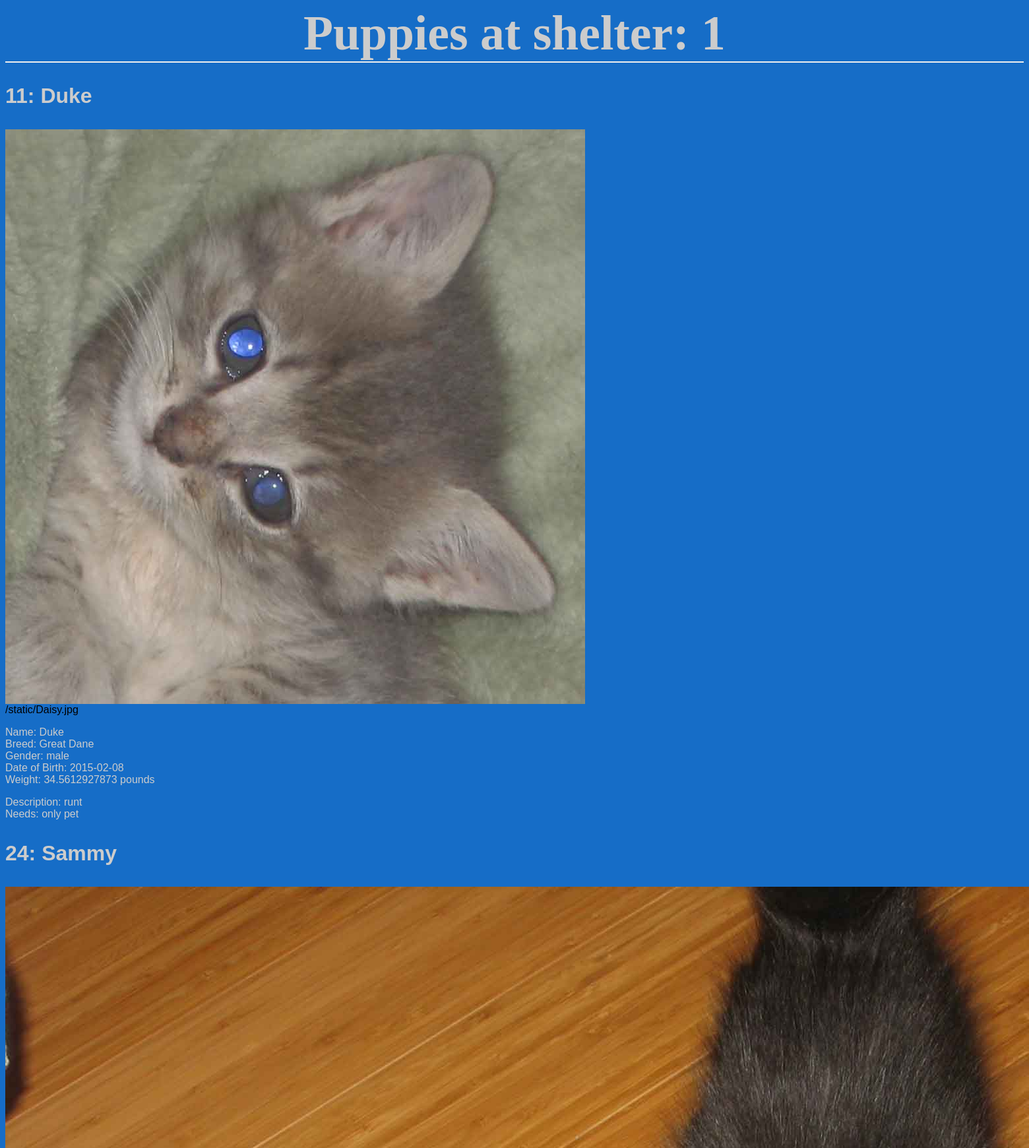
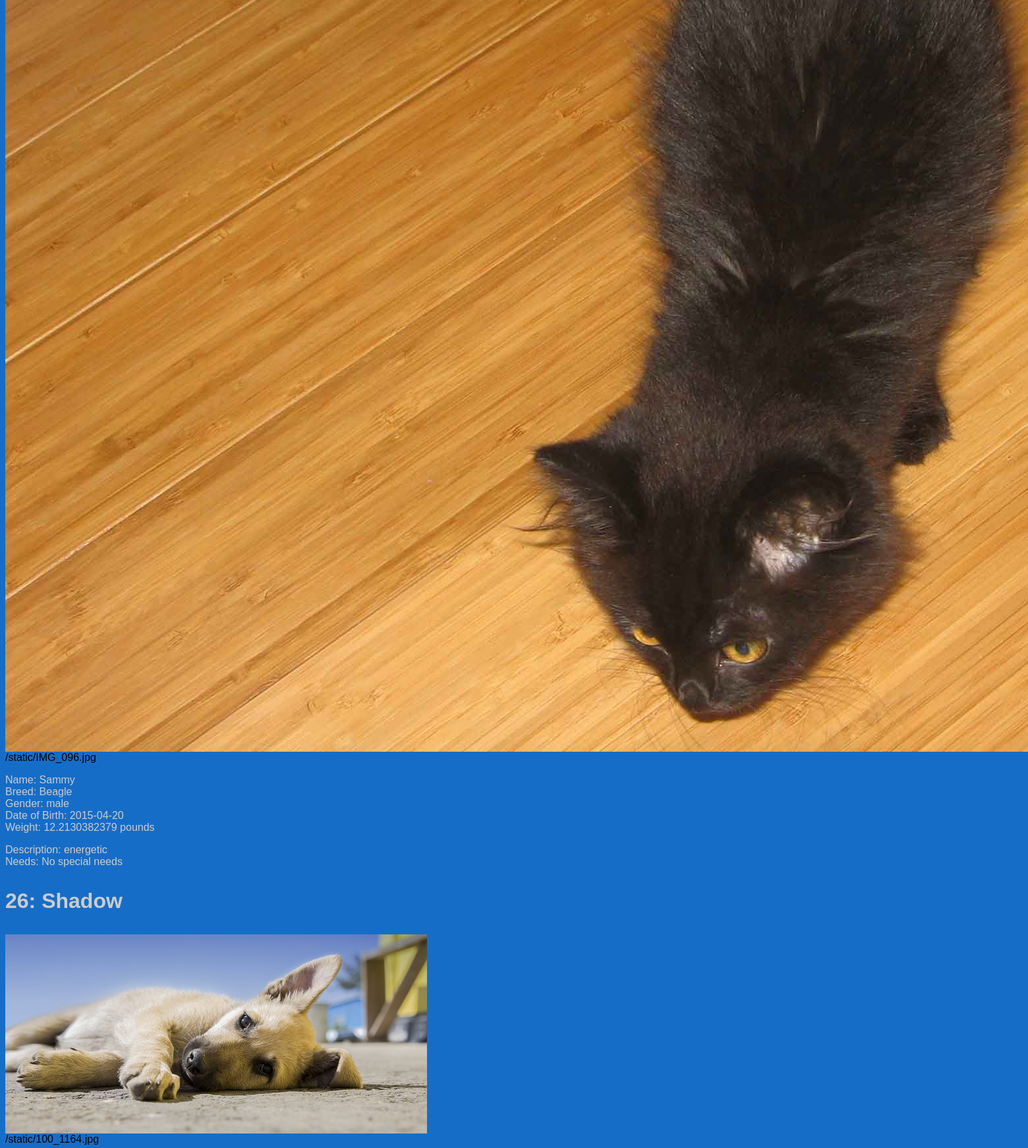
The page /puppyproject/shelters/1/0 (upper part) on the database its author committed (2 pictures, top to bottom).
### dbsetup.py (models this page shows, shortened)
class Puppy(Base):
    __tablename__ = 'puppy'
    id = Column(Integer, primary_key=True)
    name = Column(String(250), nullable=False)
    breed = Column(String(30))
    gender = Column(String(6), nullable = False)
    dateOfBirth = Column(Date)
    shelter_id = Column(Integer, ForeignKey('shelter.id'))
    shelter = relationship(Shelter)
    profile_id = Column(Integer, ForeignKey('profile.id'))
    profile = relationship(Profile, uselist = False)
    weight = Column(Numeric(10))
    adopters = relationship(Adopter, secondary = association_table, backref = "puppies")

class Profile(Base):
    __tablename__ = 'profile'
    id = Column(Integer, primary_key=True)
    picture = Column(String(100))
    description = Column(String(250))
    needs = Column(String(500))

### finalproject.py (the view)
@app.route('/puppyproject/shelters/<int:shelter_id>/puppies')
@app.route('/puppyproject/shelters/<int:shelter_id>/<int:employee>')
def showShelterPuppies(shelter_id,employee=0):
    pups = session.query(Puppy).filter_by(shelter_id=shelter_id).filter(Puppy.adopters == None)
    if pups.first() == None:
        flash("No Puppies Found at shelter ",shelter_id)
        return redirect(url_for('welcome'))
    else:
        pups = pups.all()
        return render_template('shelter.html', puppies = pups, employee = employee )

### templates/shelter.html (shortened to what this page needs)
<html>
<head>
<link rel = “stylesheet” src=”//normalize-css.googlecode.com/svn/trunk/normalize.css>
</head>
<head>
	<link rel=stylesheet type=text/css href="{{ url_for('static', filename='styles.css') }}">
    </head>
<body>
<h1>{{"Puppies at shelter: "}}{{puppies[0].shelter_id}}</h1>
{% for i in puppies %}
<div>
    <h3><p>{{i.id}}{{": "}} {{i.name}}</br></h3>
    {%if i.profile != None%}
    <img src={{i.profile.picture}}></br>
     {{i.profile.picture}}
     {%endif%}
    <p>{{"Name: "}} {{i.name}} </br>{{"Breed: "}} {{i.breed}}</br> {{"Gender: "}}{{ i.gender}}</br>  {{"   Date of Birth: "}} {{ i.dateOfBirth}} </br>
{{"   Weight: "}} {{i.weight}}{{" pounds"}}</p>
    {%if i.profile != None%}
   <p>{{"Description: "}} {{i.profile.description}}</br>
    {{"Needs: "}}{{i.profile.needs}}</p>
    {%endif%}
</div>
{% endfor %}
</body>
</html>

### static/styles.css (style rules this page uses)
body { font-family: sans-serif; background-color: #166DC7; background-image: url("pineapple.png") }
h1, h2, h3, h4 { color: #CCCCCC; }
h1, h2 { font-family: 'Georgia', serif; margin: 0; }
h1 { border-bottom: 2px solid #eee; text-align: center; }
h1 { font-size: 4.6em; }
h3 { font-size: 2.0em; }
p ,dd,dt { color: #CCCCCC; }

### rows shown on the page
Puppy: shelter "1", id "11", value ":", name "Duke", profile.picture (picture), profile.picture "/static/Daisy.jpg", value "Name:", value "Breed:", breed "Great Dane", value "Gender:", gender "male", value "Date of Birth:", dateOfBirth "2015-02-08", value "Weight:", weight "34.5612927873", value "pounds", value "Description:", profile.description "runt", value "Needs:", profile.needs "only pet"
Puppy: id "24", value ":", name "Sammy", profile.picture (picture), profile.picture "/static/IMG_096.jpg", value "Name:", value "Breed:", breed "Beagle", value "Gender:", gender "male", value "Date of Birth:", dateOfBirth "2015-04-20", value "Weight:", weight "12.2130382379", value "pounds", value "Description:", profile.description "energetic", value "Needs:", profile.needs "No special needs"
Puppy: id "26", value ":", name "Shadow", profile.picture (picture), profile.picture "/static/100_1164.jpg"

### other values the page prints
{{ "Puppies at shelter: " }} "Puppies at shelter:"
